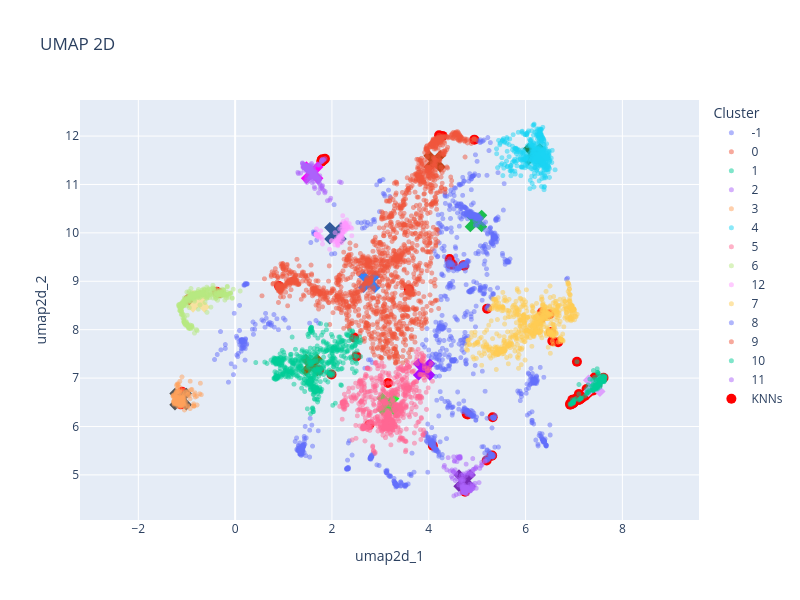

The notebook cell saved with this chart:
### Code cell
# UMAP

# Calcular centroides de cada cluster
centroids = df.groupby(clustering_method)[['umap2d_1', 'umap2d_2']].mean().reset_index()

# Crear gráfico de dispersión interactivo con leyenda discreta
fig = px.scatter(
    df, 
    x='umap2d_1',
    y='umap2d_2',
    size=None,
    color=clustering_method,  # Usar la columna categórica para el color
    title='UMAP 2D',
    color_discrete_sequence=px.colors.qualitative.Plotly,  # Usar una paleta de colores discreta
    hover_data=[clustering_method, 'title'],  # Agregar el cluster y el título al tooltip
    hover_name='title',  # Mostrar el título como identificador principal en el tooltip
    opacity=0.5
)

# Asegurar que la relación de aspecto sea 1:1 tanto en los ejes como en la figura
fig.update_layout(
    xaxis=dict(scaleanchor="y"),  # Vincula la escala del eje x con el eje y
    yaxis=dict(scaleanchor="x"),  # Vincula la escala del eje y con el eje x
    width=800,  # Establece un tamaño específico para el ancho
    height=600,  # Establece el mismo tamaño para la altura
    legend_title_text='Cluster'  # Personalizar el título de la leyenda
)

# Personalizar el formato del tooltip
fig.update_traces(
    marker=dict(size=5),
    hovertemplate="<b>Title:</b> %{hovertext}<br>" +  # Título en negrita
                  "<b>Cluster:</b> %{customdata[0]}<br>" +  # Mostrar el cluster (usando customdata)
                  "<b>X:</b> %{x}<br>" +  # Coordenada X
                  "<b>Y:</b> %{y}<br>" +  # Coordenada Y
                  "<extra></extra>"  # Eliminar información adicional no deseada
)

# Agregar puntos resaltados en rojo, sin que aparezcan en la leyenda
fig.add_scatter(
    x=df.loc[knn_idxs[0], 'umap2d_1'],
    y=df.loc[knn_idxs[0], 'umap2d_2'],
    mode='markers',
    marker=dict(color='red', size=10),
    name='KNNs',
    showlegend=True,
    customdata=df.loc[knn_idxs[0], [clustering_method]],  # Asegurar que tengan los mismos datos adicionales
    hovertext=df.loc[knn_idxs[0], 'title'],  # Usar el título también para estos puntos
    hovertemplate="<b>Title:</b> %{hovertext}<br>" +
                  "<b>Cluster:</b> %{customdata[0]}<br>" +
                  "<b>X:</b> %{x}<br>" +
                  "<b>Y:</b> %{y}<br>" +
                  "<extra></extra>"
)

# Obtener los colores usados en el gráfico principal
colors = px.colors.qualitative.Alphabet

# Crear un diccionario que mapea cada cluster a un color
cluster_colors = dict(zip(df[clustering_method].cat.categories, colors))

# Agregar centroides con el color correspondiente de su cluster
for cluster in centroids[clustering_method]:
    centroid = centroids[centroids[clustering_method] == cluster]
    fig.add_scatter(
        x=centroid['umap2d_1'],
        y=centroid['umap2d_2'],
        mode='markers',
        marker=dict(color=cluster_colors[cluster], size=20, symbol='x'),
        name=f'Centroid {cluster}',  # Opcional, si quieres que aparezca en la leyenda
        showlegend=False
    )

# Mostrar el gráfico
fig.show()

### Figure 1 — Plotly figure (JSON) as saved in the notebook; plotly's stock layout.template omitted (floating-point values rounded to 4 significant figures; data arrays with more than 128 entries replaced by an {"elided": "..."} marker saying what was removed)
{"data": [{"customdata": {"elided": "1076x2 mixed values"}, "hovertemplate": "<b>Title:</b> %{hovertext}<br><b>Cluster:</b> %{customdata[0]}<br><b>X:</b> %{x}<br><b>Y:</b> %{y}<br><extra></extra>", "hovertext": {"elided": "1076 str values"}, "legendgroup": "-1", "marker": {"color": "#636EFA", "opacity": 0.5, "size": 5, "symbol": "circle"}, "mode": "markers", "name": "-1", "showlegend": true, "type": "scattergl", "x": {"elided": "1076 float values"}, "xaxis": "x", "y": {"elided": "1076 float values"}, "yaxis": "y"}, {"customdata": {"elided": "1366x2 mixed values"}, "hovertemplate": "<b>Title:</b> %{hovertext}<br><b>Cluster:</b> %{customdata[0]}<br><b>X:</b> %{x}<br><b>Y:</b> %{y}<br><extra></extra>", "hovertext": {"elided": "1366 str values"}, "legendgroup": "0", "marker": {"color": "#EF553B", "opacity": 0.5, "size": 5, "symbol": "circle"}, "mode": "markers", "name": "0", "showlegend": true, "type": "scattergl", "x": {"elided": "1366 float values"}, "xaxis": "x", "y": {"elided": "1366 float values"}, "yaxis": "y"}, {"customdata": {"elided": "565x2 mixed values"}, "hovertemplate": "<b>Title:</b> %{hovertext}<br><b>Cluster:</b> %{customdata[0]}<br><b>X:</b> %{x}<br><b>Y:</b> %{y}<br><extra></extra>", "hovertext": {"elided": "565 str values"}, "legendgroup": "1", "marker": {"color": "#00CC96", "opacity": 0.5, "size": 5, "symbol": "circle"}, "mode": "markers", "name": "1", "showlegend": true, "type": "scattergl", "x": {"elided": "565 float values"}, "xaxis": "x", "y": {"elided": "565 float values"}, "yaxis": "y"}, {"customdata": {"elided": "162x2 mixed values"}, "hovertemplate": "<b>Title:</b> %{hovertext}<br><b>Cluster:</b> %{customdata[0]}<br><b>X:</b> %{x}<br><b>Y:</b> %{y}<br><extra></extra>", "hovertext": {"elided": "162 str values"}, "legendgroup": "2", "marker": {"color": "#AB63FA", "opacity": 0.5, "size": 5, "symbol": "circle"}, "mode": "markers", "name": "2", "showlegend": true, "type": "scattergl", "x": {"elided": "162 float values"}, "xaxis": "x", "y": {"elided": "162 float values"}, "yaxis": "y"}, {"customdata": {"elided": "187x2 mixed values"}, "hovertemplate": "<b>Title:</b> %{hovertext}<br><b>Cluster:</b> %{customdata[0]}<br><b>X:</b> %{x}<br><b>Y:</b> %{y}<br><extra></extra>", "hovertext": {"elided": "187 str values"}, "legendgroup": "3", "marker": {"color": "#FFA15A", "opacity": 0.5, "size": 5, "symbol": "circle"}, "mode": "markers", "name": "3", "showlegend": true, "type": "scattergl", "x": {"elided": "187 float values"}, "xaxis": "x", "y": {"elided": "187 float values"}, "yaxis": "y"}, {"customdata": {"elided": "461x2 mixed values"}, "hovertemplate": "<b>Title:</b> %{hovertext}<br><b>Cluster:</b> %{customdata[0]}<br><b>X:</b> %{x}<br><b>Y:</b> %{y}<br><extra></extra>", "hovertext": {"elided": "461 str values"}, "legendgroup": "4", "marker": {"color": "#19D3F3", "opacity": 0.5, "size": 5, "symbol": "circle"}, "mode": "markers", "name": "4", "showlegend": true, "type": "scattergl", "x": {"elided": "461 float values"}, "xaxis": "x", "y": {"elided": "461 float values"}, "yaxis": "y"}, {"customdata": {"elided": "693x2 mixed values"}, "hovertemplate": "<b>Title:</b> %{hovertext}<br><b>Cluster:</b> %{customdata[0]}<br><b>X:</b> %{x}<br><b>Y:</b> %{y}<br><extra></extra>", "hovertext": {"elided": "693 str values"}, "legendgroup": "5", "marker": {"color": "#FF6692", "opacity": 0.5, "size": 5, "symbol": "circle"}, "mode": "markers", "name": "5", "showlegend": true, "type": "scattergl", "x": {"elided": "693 float values"}, "xaxis": "x", "y": {"elided": "693 float values"}, "yaxis": "y"}, {"customdata": {"elided": "313x2 mixed values"}, "hovertemplate": "<b>Title:</b> %{hovertext}<br><b>Cluster:</b> %{customdata[0]}<br><b>X:</b> %{x}<br><b>Y:</b> %{y}<br><extra></extra>", "hovertext": {"elided": "313 str values"}, "legendgroup": "6", "marker": {"color": "#B6E880", "opacity": 0.5, "size": 5, "symbol": "circle"}, "mode": "markers", "name": "6", "showlegend": true, "type": "scattergl", "x": {"elided": "313 float values"}, "xaxis": "x", "y": {"elided": "313 float values"}, "yaxis": "y"}, {"customdata": {"elided": "103x2 mixed values"}, "hovertemplate": "<b>Title:</b> %{hovertext}<br><b>Cluster:</b> %{customdata[0]}<br><b>X:</b> %{x}<br><b>Y:</b> %{y}<br><extra></extra>", "hovertext": ["a branch current reallocation based energy balancing strategy for the modular multilevel matrix converter operating around equal frequency", "a branch energy control method based on optimized neutral point voltage injection for a hexagonal modular multilevel direct converter hexverter ", "a consensus approach to distributed balancing control of modular multilevel converters", "a decoupled energy control strategy for the series bridge converter sbc for hvdc applications", "a hybrid negative current compensation system for high speed railway power system", "a modular multilevel converter based railway power conditioner for power balance and harmonic compensation in scott railway traction system", "a modular multilevel matrix converter for high speed drive applications", "a multilevel ac ac conversion system and control method using y connected h bridge circuits and bidirectional switches", "a new isolated railway power supply system based on mmc and scott transformers", "a novel branch energy balancing control method for modular multilevel matrix converter under unbalanced system conditions", "a novel cascaded vector control scheme for the modular multilevel matrix converter", "a novel modulation with voltage balancing control for a modular matrix converter", "a novel space vector control with capacitor voltage balancing for a multilevel modular matrix converter", "a railway power conditioner using direct ac ac modular multilevel converter", "a railway traction power conditioner using modular multilevel converter and its control strategy for high speed railway system", "a sept branch modular multilevel converter for three phase to single phase direct ac ac equal frequency conversion", "a single phase direct ac ac modular multilevel converter for railway power conditioning", "a single phase five branch direct ac ac modular multilevel converter for railway power conditioning", "a single phase five branch modular multilevel converter for direct ac ac equal frequency conversion", "advanced traction power supply system based on modular multilevel converters", "analysis and control of modular multilevel matrix converters under branch fault conditions", "back to back mmc converter for railway application using averaged submodules model", "bipartite graph masking modulation for modular multilevel matrix converter", "braking energy recovery by modular multilevel converters in mvdc railway electrification systems", "branch energy balancing of double wye dc dc modular multilevel converter", "branch energy balancing with a generalised control concept for modular multilevel topologies using the example of the modular multilevel converter", "branch energy control for the modular multilevel direct converter hexverter", "branch energy control of the three phase to single phase direct ac ac modular multilevel converter under equal frequency operation condition", "capacitance parameter design of hexagonal modular multilevel ac ac converter", "circuit dynamics analysis and control of the full bridge five branch modular multilevel converter for comprehensive power quality management of cophase railway power system", "closed loop decoupled control and implementation of the modular multilevel matrix converter in similar equal frequency operation", "closed loop vector control of the modular multilevel matrix converter for equal input output operating frequencies", "co phase power supply scheme based on mmc and yd wiring", "comparison of two modular multilevel converter internal energy balancing methods", "comprehensive comparison of modular multilevel converter internal energy balancing methods", "control approach for a class of modular multilevel converter topologies", "control of a back to back modular multilevel matrix converter for low frequency ac transmission", "control of a three phase to five phase modular multilevel matrix converter based on a generalized control concept", "control of the cascaded h bridge multilevel matrix converter", "control scheme of the modular multilevel matrix converter using space vector modulation for wide frequency range operation", "control strategy for modular multilevel matrix converters at high output frequencies", "control strategy of the modular multilevel matrix converter", "cophase traction power supply system based mmc vv wiring", "current control and branch energy balancing of the modular multilevel matrix converter", "direct arm energy control of the modular multilevel matrix converter", "direct power control of modular multilevel matrix converter for flexible ac transmission system applications", "energy balancing of the modular multilevel matrix converter based on a new transformed arm power analysis", "evaluation of negative sequence current compensators for high speed electric railways", "exploration of a modular multilevel converter for direct ac ac conversion", "field oriented control of a modular multilevel matrix converter based variable speed drive", "four port modular multilevel ac ac converter in continuous co phase traction power supply application", "fpga based digital implementation of flexible power control for three phase to single phase mmc based advanced co phase traction power supply system", "full degree of freedom based control scheme of the single phase direct ac ac modular multilevel converter for railway power conditioning under asymmetric branch conditions", "fully decoupled branch energy balancing control method for modular multilevel matrix converter based on sequence circulating components", "fully decoupled current control and energy balancing of the modular multilevel matrix converter", "generalized control approach for a class of modular multilevel converter topologies", "half bridge sub module based modular multilevel converter in hz hz railway continuous co phase power supply application", "hardware in the loop modeling of an actively fed mvdc railway systems of the future", "harmonic and imbalance compensation in electric railway systems using modular multilevel converters under varying load conditions", "hex y a new modular multilevel converter topology for a direct ac ac power conversion", "high power multi modular matrix converters with sinusoidal input output waveforms", "hybrid railway power conditioner based on chopper cell modular multilevel converter with four legs", "hybrid railway power conditioner based on half bridge modular multilevel converter", "igct based modular multilevel converter for an ac ac rail power supply", "improved branch energy balance control for three phase to single phase modular multilevel converter for railway traction power supply", "indirect finite control set model predictive control of ac ac modular multilevel converter for railway traction system", "integrated current energy modeling and control for modular multilevel matrix converter", "inter arm voltage balance control of a modular multilevel matrix converter with injecting dual frequency circulating current", "low frequency circulating current injection in eight component control for modular multilevel matrix converter under equal frequency", "low frequency mode operation for direct ac ac modular multilevel converter systems a comparison of m c and hex y topology", "low speed drive operation of the modular multilevel converter hexverter down to zero frequency", "modeling and simulation of novel railway power supply system based on power conversion technology", "modular multilevel converter in electrified railway systems applications of rail static frequency converters and rail power conditioners", "modular multilevel matrix converter control method based on feedforward decoupling branch energy balance for fault arc suppression in distribution networks", "multilevel modular matrix converter for high voltage applications control design and experimental characteristics", "novel operation mode of the modular multilevel matrix converter based on a dimensioning algorithm", "on facilitating the modular multilevel converter power scalability through branch paralleling", "operating performance of the modular multilevel matrix converter in drive applications", "operation of modular matrix converter under close input and output frequency by using voltage space vector modulation", "operation of modular matrix converter with hieralchical control system under cell failure condition", "operation of modular multilevel matrix converters with failed branches", "optimal arm current reallocation of modular multilevel matrix converter dedicated for power grid interconnection", "optimised operation mode for the hexverter topology based on adjacent compensating power", "optimized branch current control of modular multilevel matrix converters under branch fault conditions", "optimized operation of the full bridge five branch modular multilevel converter for power quality enhancement of cophase railway power system", "performance analysis of energy balancing methods for matrix modular multilevel converters", "phase capacitor voltage balancing control for co phase traction power supply system using direct ac ac ful bridge modular multilevel converter", "predictive branch energy controller for a hybrid modular multilevel converter in quasi three level operation", "railway power conditioner based on delta connected modular multilevel converter", "reduced branch modular multilevel matrix converter with an operating point optimised control strategy in a branch failure event", "research on railway braking energy feedback device and control method", "research on symmetric bipolar mmc m tdc based flexible railway traction power supply system", "simplified rail power conditioner based on a half bridge indirect ac dc ac modular multilevel converter and a v v power transformer", "smooth transition of modular multilevel matrix converter to hexverter during single arm failure", "star connection supercapacitor embedded chmc based statcom for electrified railways", "survey on the hexverter topology a modular multilevel ac ac converter", "the comparison of different variants of new traction drives with medium frequency transformer", "using both the circulating currents and the common mode voltage for the branch energy control of modular multilevel converters", "validation of an extended loss optimised branch energy control for modular multilevel converters under unbalanced grid conditions", "vector control of a modular multilevel matrix converter for variable speed drive applications", "vector control of a modular multilevel matrix converter operating over the full output frequency range", "vibrational control for energy balancing in modular multilevel converters", "zero sequence voltage suppression control with capacitor voltage balancing for a modular multilevel matrix converter"], "legendgroup": "12", "marker": {"color": "#FF97FF", "opacity": 0.5, "size": 5, "symbol": "circle"}, "mode": "markers", "name": "12", "showlegend": true, "type": "scattergl", "x": [2.137, 2.062, 2.223, 2.411, 1.78, 1.694, 2.16, 2.236, 1.67, 2.218, 2.32, 2.286, 2.284, 1.71, 1.688, 2.117, 2.103, 2.077, 2.119, 1.671, 2.145, 1.695, 2.279, 1.709, 2.147, 2.208, 2.139, 2.124, 2.11, 1.994, 2.188, 2.232, 1.71, 2.294, 2.341, 2.22, 2.306, 2.293, 2.256, 2.283, 2.261, 2.262, 1.696, 2.21, 2.331, 2.283, 2.288, 1.684, 2.121, 2.198, 1.669, 1.668, 2.051, 2.2, 2.279, 2.232, 1.695, 1.726, 1.767, 2.2, 2.2, 1.69, 1.679, 1.71, 2.091, 1.68, 2.261, 2.357, 2.097, 2.152, 1.952, 1.67, 1.691, 2.41, 2.278, 2.231, 2.14, 2.065, 2.276, 2.27, 2.261, 2.238, 2.124, 2.164, 1.989, 2.27, 1.8, 2.118, 1.676, 2.165, 1.805, 1.704, 1.742, 2.326, 1.738, 2.128, 2.254, 2.158, 2.23, 2.207, 2.287, 2.384, 2.312], "xaxis": "x", "y": [9.941, 9.752, 10.36, 10.09, 9.912, 9.964, 10.08, 10.04, 9.967, 9.903, 10.11, 10.15, 10.15, 9.957, 9.971, 9.764, 9.829, 9.847, 9.856, 9.968, 9.916, 9.963, 10.19, 9.925, 9.853, 9.955, 9.872, 9.754, 9.793, 9.843, 9.939, 10.14, 9.922, 10.07, 10.09, 10.0, 10.27, 10.07, 10.19, 10.15, 10.14, 10.18, 9.938, 9.995, 10.11, 10.18, 10.12, 9.942, 9.733, 10.19, 9.966, 9.978, 9.825, 9.927, 10.16, 10.02, 9.954, 9.969, 10.04, 9.797, 10.09, 9.967, 9.977, 9.938, 9.88, 10.08, 10.08, 10.19, 9.837, 9.908, 9.661, 9.972, 9.96, 9.941, 10.15, 10.04, 9.854, 10.0, 10.14, 10.2, 10.09, 10.24, 9.862, 9.959, 9.831, 10.03, 9.865, 9.849, 9.966, 9.918, 9.77, 9.954, 9.938, 10.13, 9.894, 9.886, 10.14, 9.8, 9.851, 10.14, 10.2, 10.12, 10.17], "yaxis": "y"}, {"customdata": {"elided": "670x2 mixed values"}, "hovertemplate": "<b>Title:</b> %{hovertext}<br><b>Cluster:</b> %{customdata[0]}<br><b>X:</b> %{x}<br><b>Y:</b> %{y}<br><extra></extra>", "hovertext": {"elided": "670 str values"}, "legendgroup": "7", "marker": {"color": "#FECB52", "opacity": 0.5, "size": 5, "symbol": "circle"}, "mode": "markers", "name": "7", "showlegend": true, "type": "scattergl", "x": {"elided": "670 float values"}, "xaxis": "x", "y": {"elided": "670 float values"}, "yaxis": "y"}, {"customdata": {"elided": "215x2 mixed values"}, "hovertemplate": "<b>Title:</b> %{hovertext}<br><b>Cluster:</b> %{customdata[0]}<br><b>X:</b> %{x}<br><b>Y:</b> %{y}<br><extra></extra>", "hovertext": {"elided": "215 str values"}, "legendgroup": "8", "marker": {"color": "#636EFA", "opacity": 0.5, "size": 5, "symbol": "circle"}, "mode": "markers", "name": "8", "showlegend": true, "type": "scattergl", "x": {"elided": "215 float values"}, "xaxis": "x", "y": {"elided": "215 float values"}, "yaxis": "y"}, {"customdata": {"elided": "402x2 mixed values"}, "hovertemplate": "<b>Title:</b> %{hovertext}<br><b>Cluster:</b> %{customdata[0]}<br><b>X:</b> %{x}<br><b>Y:</b> %{y}<br><extra></extra>", "hovertext": {"elided": "402 str values"}, "legendgroup": "9", "marker": {"color": "#EF553B", "opacity": 0.5, "size": 5, "symbol": "circle"}, "mode": "markers", "name": "9", "showlegend": true, "type": "scattergl", "x": {"elided": "402 float values"}, "xaxis": "x", "y": {"elided": "402 float values"}, "yaxis": "y"}, {"customdata": {"elided": "182x2 mixed values"}, "hovertemplate": "<b>Title:</b> %{hovertext}<br><b>Cluster:</b> %{customdata[0]}<br><b>X:</b> %{x}<br><b>Y:</b> %{y}<br><extra></extra>", "hovertext": {"elided": "182 str values"}, "legendgroup": "10", "marker": {"color": "#00CC96", "opacity": 0.5, "size": 5, "symbol": "circle"}, "mode": "markers", "name": "10", "showlegend": true, "type": "scattergl", "x": {"elided": "182 float values"}, "xaxis": "x", "y": {"elided": "182 float values"}, "yaxis": "y"}, {"customdata": {"elided": "218x2 mixed values"}, "hovertemplate": "<b>Title:</b> %{hovertext}<br><b>Cluster:</b> %{customdata[0]}<br><b>X:</b> %{x}<br><b>Y:</b> %{y}<br><extra></extra>", "hovertext": {"elided": "218 str values"}, "legendgroup": "11", "marker": {"color": "#AB63FA", "opacity": 0.5, "size": 5, "symbol": "circle"}, "mode": "markers", "name": "11", "showlegend": true, "type": "scattergl", "x": {"elided": "218 float values"}, "xaxis": "x", "y": {"elided": "218 float values"}, "yaxis": "y"}, {"customdata": [[10], [10], [10], [10], [10], [11], [10], [10], [10], [10], [10], [5], [11], [10], [-1], [10], [10], [9], [10], [11], [10], [10], [10], [-1], [10], [10], [10], [10], [10], [10], [6], [10], [10], [10], [10], [10], [10], [9], [9], [7], [3], [10], [10], [10], [10], [10], [10], [2], [-1], [-1], [7], [10], [10], [10], [7], [6], [11], [10], [3], [10], [-1], [10], [10], [10], [10], [10], [11], [11], [7], [10], [-1], [6], [10], [10], [1], [-1], [10], [10], [0], [-1], [11], [-1], [10], [1], [-1], [7], [11], [10], [1], [-1], [7], [0], [1], [10], [10], [-1], [5], [-1], [6], [-1]], "hovertemplate": "<b>Title:</b> %{hovertext}<br><b>Cluster:</b> %{customdata[0]}<br><b>X:</b> %{x}<br><b>Y:</b> %{y}<br><extra></extra>", "hovertext": ["application of neural network controller and policy gradient reinforcement learning on modular multilevel converter mmc a proof of concept", "state of charge soc balancing of battery modular multilevel management bm converter using q learning", "reinforcement learning based modulation for balancing capacitor voltage and thermal stress to enhance current capability of mmcs", "inverse application of artificial intelligence for the control of power converters", "optimized real time control for modular multilevel converters using adaptive neural networks", "machine learning emulation of model predictive control for modular multilevel converters", "open circuit fault diagnosis for a modular multilevel converter based on hybrid machine learning", "artificial intelligence applications in the control and performance improvement of modular multilevel converters a review", "neural network controller based on direct and indirect model predictive for modular multilevel converters", "machine learning based modeling for real time inferencer in the loop hardware emulation of high speed rail microgrid", "machine learning enhanced predictive control for modular multilevel converters in hvdc transmission systems", "level increased ishe modulation method for modular multilevel converters based on ddpg", "predictor based data driven model free adaptive predictive control of power converters using machine learning", "machine learning based operating region extension of modular multilevel converters under unbalanced grid faults", "reinforcement learning based method to exploit vulnerabilities of false data injection attack detectors in modular multilevel converters", "an open circuit fault detection and location strategy for mmc with feature extraction and random forest", "neural network based model predictive control approach for modular multilevel converters", "transfer learning based online impedance identification for modular multilevel converters", "condition monitoring for power converters via deep one class classification", "neural network based model predictive controllers for modular multilevel converters", "hybrid condition monitoring for power converters learning based methods with statistical guarantees", "fault diagnosis for modular multilevel converter mmc based on deep learning an edge implementation using binary neural network", "compound fault diagnosis method of modular multilevel converter based on improved capsule network", "reinforcement learning based false data injection attacks detector for modular multilevel converters", "capacitor monitoring for modular multilevel converters based on intelligent algorithm", "design and analysis of the model predictive control implemented by the ann technique for mmc based rectifier with improved grid adaptability", "dc short circuit fault detection for mmc hvdc grid based on improved dbn and dc fault current statistical features", "a connectionist based approach for reducing the number of voltage sensors in modular multilevel converter", "health management of power electronics systems", "auto tuned model predictive control based neural network controller for modular multilevel converters", "artificial neural network based pi control of battery energy storage system connected with mmc hvdc system", "data driven impedance identification and stability online assessment of wind farm connected with mmc hvdc", "an ultra high speed mmc hvdc fault location algorithm based on regression neural network", "power management systems for harmonic elimination using federated learning approach", "denoising and voltage estimation in modular multilevel converters using deep neural networks", "fault identification method of mmc hvdc based on gru neural network", "an open circuit faults diagnosis method based on xg boost used in mmc", "transfer learning framework for impedance characterization of modular multilevel converters", "data driven impedance identification and stability online assessment of dfig based wind farm integration with mmc hvdc", "overview of modeling schemes for mmc converter in flexible dc distribution network", "gwo based pi controller assisted half bridge sub module mmc for hybrid energy system", "fault diagnosis of modular multilevel converter based on dcnn and lstm network", "open circuit fault diagnosis for modular multilevel converter using wavelet neural network", "igbt open circuit fault diagnosis method for a modular multilevel converter based on pnn md", "capacitor parameter estimation based on wavelet transform and convolution neural network", "deep convolution neural network based fault detection and identification for modular multilevel converters", "physical mechanism and data hybrid modeling for device level emulation of modular multilevel converter", "neural network trained cold plate models for modular converter exploration", "an on line capacitor condition monitoring method based on switching frequencies for modular multilevel converters", "distributed neural network observer for submodule capacitor voltage estimation in modular multilevel converters", "parameters inversion of equivalent rlc fault circuit for mmc hvdc grid based on bp neural network", "bayesian regularization based mpc for a hybrid modular multilevel converter", "single ended fault detection scheme using support vector machine for multi terminal direct current systems based on modular multilevel converter", "real time fault detection and identification for mmc using d convolutional neural networks", "adaptive fault current limiting strategy for flexible dc power grids based on deep neural networks", "estimation of battery parameters in cascaded half bridge converters with reduced voltage sensors", "data driven neural predictors based robust mpc for power converters", "sub module capacitor voltage balancing control based on model prediction", "application of artificial intelligence to diagnose faults of grid tied solar power systems", "short time wavelet entropy integrating improved lstm for fault diagnosis of modular multilevel converter", "voltage estimation for diode clamped mmcs based on a simplified neural network", "supervisory real time multidomain modeling and hardware emulation of fuel cell hybrid electric bus behavioral transients", "thermal estimation of modular multilevel converter submodule using deep regression on gru and lstm network", "fault diagnosis of modular multilevel converter based on rnn and wavelet analysis", "a fast data driven method for submodule open circuit fault localization in a modular multilevel converter", "submodule fault detection in mmcs using support vector classification", "neural predictor based low switching frequency fcs mpc for mmc with online weighting factors tuning", "neural predictor based dynamic surface predictive control for power converters", "data driven parameter inversion for dc fault current analytical solution of modular multilevel converter based high voltage dc grid", "dcscf detection method of mmc dc grid based on statistical feature and dbn softmax", "improving the resilience of modular multilevel converters using concurrent estimators", "parameter estimation of batteries in mmcs with parallel connectivity using pso", "reliability improvement of mmc in energy storage system using ann based sensorless estimation for sub module voltages", "igbt open circuit fault diagnosis based on improved support vector machine", "design and simulation of marine electromagnetic transmission system", "an improved resnet based method for online assessment of the aging state of mmc sub module capacitors", "data driven modeling of modular multilevel converters based on hht and cnn lstm am neural network", "fault diagnosis of submodule open circuit failures for modular multilevel converters with the data processing of sensors", "an intelligent control for m statcom applications", "voltage estimation in combination with level adjusted phase shifted carrier modulation la psc for sensorless balancing of diode clamped modular multilevel converters mmcs ", "event triggered neural predictor based fcs mpc for mmc", "a simplified loss model of modular multilevel converter", "data driven fault detection of multiple open circuit faults for mmc systems based on long short term memory networks", "a modular multilevel converter based inductive power transfer system", "novel distributed control platform and algorithm for a modular multilevel matrix converter", "fault analysis and voltage support strategy through equivalent line impedances for mmcs in ac dc hybrid distribution networks under asymmetrical faults", "predictor based neural network finite set predictive control for modular multilevel converter", "switch open circuit fault localization strategy for mmcs using sliding time window based features extraction algorithm", "evaluation of isolated three phase ac dc converter using modular multilevel converter topology", "review on control strategy for flexible ac dc hybrid distribution network based on modular multi level converter topology", "fault isolation method for smart dc distribution networks with multiple types of converters", "control and experiment of a v kw motor drive using modular multilevel cascade converter based on triple star bridge cells mmcc tsbc ", "a model for a three phase modular multi level converter based on inductive power transfer technology m lc ipt ", "an open circuit faults diagnosis method for mmc based on extreme gradient boosting", "multiple igbt open circuit fault diagnosis strategy for mmc using feature reconstruction based recurrent neural network", "an on line capacitance and esr monitoring method of submodule capacitors for nearest level modulation based modular multilevel converters", "optimal modulation method for modular multilevel converters in medium voltage dc distribution networks", "communication aspects in the distributed control architecture of a modular multilevel converter", "design and verification of a dc direct mounted energy storage topology", "control system communication architecture for power electronic building blocks"], "marker": {"color": "red", "size": 10}, "mode": "markers", "name": "KNNs", "showlegend": true, "type": "scatter", "x": [7.007, 7.043, 7.01, 6.986, 6.993, 1.856, 7.416, 6.953, 6.951, 6.98, 7.101, 2.772, 1.828, 6.986, 4.495, 7.431, 6.986, 4.284, 7.436, 1.802, 7.443, 7.125, 7.228, 4.456, 6.985, 6.979, 7.488, 6.98, 7.313, 6.962, -0.3786, 6.998, 7.061, 6.922, 6.954, 7.261, 7.434, 4.213, 4.941, 6.322, -1.096, 7.163, 7.275, 7.406, 7.141, 7.352, 7.102, 4.75, 5.31, 5.32, 6.553, 6.97, 7.423, 7.29, 6.524, -0.9643, 1.824, 6.942, -1.122, 7.304, 4.804, 6.966, 7.117, 7.266, 7.473, 7.611, 1.79, 1.792, 6.672, 7.51, 4.456, -0.913, 6.92, 7.367, 1.734, 5.196, 7.146, 7.454, 3.589, 4.784, 1.784, 4.084, 7.261, 1.991, 4.431, 6.495, 1.787, 7.397, 2.507, 5.205, 6.34, 0.9058, 2.458, 7.432, 7.449, 5.297, 3.158, 4.716, -0.3309, 4.73], "y": [6.534, 6.577, 6.558, 6.493, 6.5, 11.53, 6.804, 6.479, 6.462, 6.511, 6.673, 6.034, 11.51, 6.483, 9.344, 6.823, 6.491, 12.0, 6.859, 11.52, 6.827, 6.57, 6.632, 9.349, 6.489, 6.489, 6.981, 6.503, 6.737, 6.495, 8.784, 6.522, 7.338, 6.448, 6.486, 6.774, 6.785, 12.02, 11.93, 8.24, 6.719, 6.591, 6.695, 6.764, 6.58, 6.749, 6.548, 4.653, 5.399, 6.191, 7.764, 6.497, 7.011, 6.704, 7.951, 8.627, 11.5, 6.469, 6.457, 6.706, 6.246, 6.553, 6.56, 6.701, 6.848, 7.006, 11.5, 11.48, 7.742, 6.971, 9.366, 8.6, 6.47, 6.755, 7.161, 5.298, 6.582, 6.826, 8.837, 6.258, 11.47, 5.601, 6.669, 7.076, 9.462, 8.321, 11.5, 6.743, 7.448, 8.434, 8.36, 8.903, 7.839, 6.791, 6.768, 5.395, 6.898, 9.331, 8.756, 9.319]}, {"marker": {"color": "#AA0DFE", "size": 20, "symbol": "x"}, "mode": "markers", "name": "Centroid -1", "showlegend": false, "type": "scatter", "x": [3.905], "y": [7.178]}, {"marker": {"color": "#3283FE", "size": 20, "symbol": "x"}, "mode": "markers", "name": "Centroid 0", "showlegend": false, "type": "scatter", "x": [2.772], "y": [8.989]}, {"marker": {"color": "#85660D", "size": 20, "symbol": "x"}, "mode": "markers", "name": "Centroid 1", "showlegend": false, "type": "scatter", "x": [1.579], "y": [7.27]}, {"marker": {"color": "#782AB6", "size": 20, "symbol": "x"}, "mode": "markers", "name": "Centroid 2", "showlegend": false, "type": "scatter", "x": [4.741], "y": [4.883]}, {"marker": {"color": "#565656", "size": 20, "symbol": "x"}, "mode": "markers", "name": "Centroid 3", "showlegend": false, "type": "scatter", "x": [-1.126], "y": [6.566]}, {"marker": {"color": "#1C8356", "size": 20, "symbol": "x"}, "mode": "markers", "name": "Centroid 4", "showlegend": false, "type": "scatter", "x": [6.177], "y": [11.62]}, {"marker": {"color": "#16FF32", "size": 20, "symbol": "x"}, "mode": "markers", "name": "Centroid 5", "showlegend": false, "type": "scatter", "x": [3.16], "y": [6.461]}, {"marker": {"color": "#F7E1A0", "size": 20, "symbol": "x"}, "mode": "markers", "name": "Centroid 6", "showlegend": false, "type": "scatter", "x": [-0.7527], "y": [8.585]}, {"marker": {"color": "#E2E2E2", "size": 20, "symbol": "x"}, "mode": "markers", "name": "Centroid 7", "showlegend": false, "type": "scatter", "x": [6.112], "y": [8.103]}, {"marker": {"color": "#1CBE4F", "size": 20, "symbol": "x"}, "mode": "markers", "name": "Centroid 8", "showlegend": false, "type": "scatter", "x": [4.976], "y": [10.25]}, {"marker": {"color": "#C4451C", "size": 20, "symbol": "x"}, "mode": "markers", "name": "Centroid 9", "showlegend": false, "type": "scatter", "x": [4.121], "y": [11.48]}, {"marker": {"color": "#DEA0FD", "size": 20, "symbol": "x"}, "mode": "markers", "name": "Centroid 10", "showlegend": false, "type": "scatter", "x": [7.419], "y": [6.841]}, {"marker": {"color": "#FE00FA", "size": 20, "symbol": "x"}, "mode": "markers", "name": "Centroid 11", "showlegend": false, "type": "scatter", "x": [1.59], "y": [11.24]}, {"marker": {"color": "#325A9B", "size": 20, "symbol": "x"}, "mode": "markers", "name": "Centroid 12", "showlegend": false, "type": "scatter", "x": [2.072], "y": [9.992]}], "layout": {"height": 600, "legend": {"title": {"text": "Cluster"}, "tracegroupgap": 0}, "title": {"text": "UMAP 2D"}, "width": 800, "xaxis": {"anchor": "y", "domain": [0, 1], "scaleanchor": "y", "title": {"text": "umap2d_1"}}, "yaxis": {"anchor": "x", "domain": [0, 1], "scaleanchor": "x", "title": {"text": "umap2d_2"}}}}
